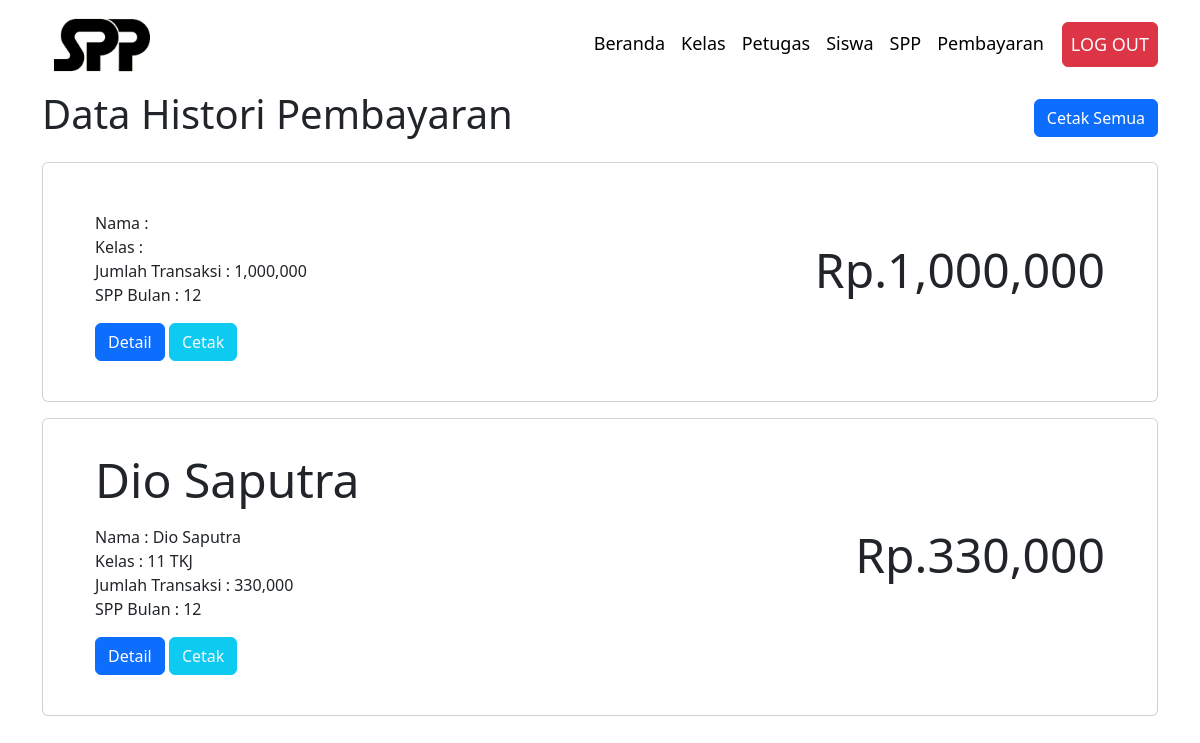
/client-admin/history.php, run on the app's committed database.
### tables this page shows
CREATE TABLE `pembayaran`  (
  `id_pembayaran` int NOT NULL AUTO_INCREMENT,
  `id_petugas` int NOT NULL,
  `nisn` varchar(10) NOT NULL,
  `tgl_bayar` varchar(50) NOT NULL,
  `bulan_bayar` varchar(8) NOT NULL,
  `tahun_bayar` varchar(4) NOT NULL,
  `id_spp` int NOT NULL,
  `jumlah_bayar` int NOT NULL,
  PRIMARY KEY (`id_pembayaran`) USING BTREE
);

CREATE TABLE `siswa`  (
  `nisn` int NOT NULL,
  `nis` int NOT NULL,
  `nama` varchar(35) NOT NULL,
  `id_kelas` int NOT NULL,
  `alamat` text NOT NULL,
  `no_telp` int NOT NULL,
  `id_spp` int NOT NULL,
  PRIMARY KEY (`nisn`) USING BTREE
);

CREATE TABLE `kelas`  (
  `id_kelas` int NOT NULL AUTO_INCREMENT,
  `nama_kelas` varchar(10) NOT NULL,
  `kompetensi_keahlian` varchar(50) NOT NULL,
  PRIMARY KEY (`id_kelas`) USING BTREE
);

### server/api-histori/getData.php (the view, shortened to what this page needs)
<?php
include '../connection.php';
$sql ="SELECT * FROM pembayaran as a LEFT JOIN siswa as b ON a.nisn = b.nisn LEFT JOIN spp as c ON a.id_spp = c.id_spp LEFT JOIN petugas as
d ON a.id_petugas = d.id_petugas LEFT JOIN kelas as e ON b.id_kelas = e.id_kelas ";
$query = mysqli_query($conn, $sql);
while ($row = mysqli_fetch_array($query))
{
    $jumlah_bayar =$row['jumlah_bayar'];
echo '<div class="card mt-3 mb-2">
        <div class="card-body mx-4 row align-content-center mb-4">
            <div class="card-text mt-3 col">
                <div class="display-5 fw-normal mb-3">'.$row['nama'].'</div>
                <p>
                    Nama : '.$row['nama'].' <br>
                    Kelas : '.$row['nama_kelas'].' <br>
                    Jumlah Transaksi : '.number_format($jumlah_bayar).' <br>
                    SPP Bulan : '.$row['bulan_bayar'].' <br>
                </p>
                <a href="../client-admin/detail.php?id='.$row['id_pembayaran'].'" class="btn btn-primary" target="_blank">Detail</a>
                <a href="../client-admin/invoice.php?id='.$row['id_pembayaran'].'" class="btn btn-info text-light">Cetak</a>
            </div>
            <div class="card-text col align-self-center text-end">
                <div class="display-5 fw-normal">Rp.'.number_format($jumlah_bayar).'</div>
            </div>
        </div>
    </div>';
}
?>

### data on the page
pembayaran: jumlah_bayar "1,000,000", bulan_bayar "12"
pembayaran: siswa.nama "Dio Saputra", kelas.nama_kelas "11 TKJ", jumlah_bayar "330,000", bulan_bayar "12"
